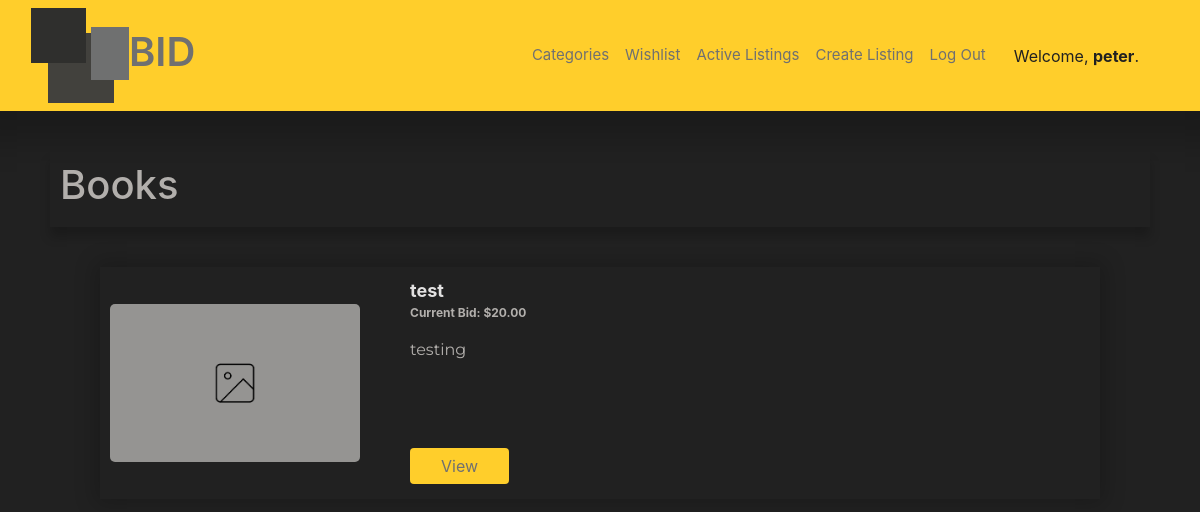
The app's page /1/results (signed in) with its own data.
### auctions/models.py (models this page shows, shortened)
class User(AbstractUser):
    pass

class categories(models.Model):
    category = models.CharField(max_length=200)
    def __str__(self):
        return self.category

class auctionListings(models.Model):
    title = models.CharField( null=True, max_length=80)
    description = models.TextField(null=True, max_length=4000)
    startingPrice = models.FloatField(null=True,)
    imgUrl = models.URLField(max_length=200, null=True, blank=True)
    category = models.ForeignKey(categories, on_delete=models.CASCADE, null=True, related_name='all_listings')
    user = models.ForeignKey(User, null=True, on_delete=models.PROTECT, related_name='my_listings')
    topBid = models.FloatField(null=True, blank=True,)
    buyer = models.ForeignKey(User, null=True, blank=True, max_length=80, on_delete=models.PROTECT, related_name='bought_listings')
    status = models.BooleanField(null=True, default=True)
    watchers = models.ManyToManyField(User, blank=True, related_name='watching')

### auctions/views.py (the view)
# urls.py: path("<int:category>/results", views.category_results, name='category_results'),
def category_results(request, category):
    category_title = categories.objects.get(pk=category)
    allListings = auctionListings.objects.filter(category=category, status=True).all()
    if allListings:
        return render(request, 'auctions/category.html',{
        'listings': allListings,
        'category_title': category_title
        })
    else:
        return render(request, 'auctions/category.html',{
        'message': 'Sorry, no listings under this Category'
        })

### auctions/templates/auctions/category.html
{% extends 'auctions/layout.html' %}
{% load static %}
{%block body %}
    <div class='page-title'>
        <h1>{{category_title}}</h1>
    </div>
    {% if message %}
        <div class="message-container">
            <h3>{{ message }}</h3>
        </div>
    {%else%}
        <div class= 'active-listings'>
            {% for listing in listings %}
                <div class='listing-item'>
                    {%if listing.imgUrl is None %}
                    <div class='listing-img'>
                        <img  src="{% static 'auctions/assets/img-placeholder.png' %}" alt='Listed Item'>
                    </div>
                    {% else %}
                        <div class='listing-img'>
                        <img  src='{{listing.imgUrl}}' alt='Listed Item'>
                    </div>
                    {% endif %}
                    <div class='listing-details'>
                        <div class='listing-title'><strong>{{listing.title}}</strong></div>
                        {% if listing.topBid is None %}
                            <div class='listing-price'>
                                <strong><p>Current Bid: ${{listing.startingPrice|floatformat:2}}</p></strong>
                            </div>
                        {% else %}
                            <div class='listing-price'>
                            <strong><p>Current Bid: ${{listing.topBid|floatformat:2}}</p></strong>
                        </div>
                        {% endif %}
                        <div class='listing-description'>
                            <p>{{ listing.description|truncatechars:190 }}<p>
                        </div>
                        <a href="{% url 'listing_page' listing.id %}">
                            <button class='btn view-btn' type='submit'>View</button>
                        </a>
                    </div>
                </div>
            {%endfor%}
        </div>
    {%endif%}
{% endblock %}

### auctions/templates/auctions/layout.html (shortened to what this page needs)
{% load static %}
<!DOCTYPE html>
<html lang="en">
    <head>
        <link rel="stylesheet" href="https://stackpath.bootstrapcdn.com/bootstrap/4.4.1/css/bootstrap.min.css">
        <link href="{% static 'auctions/styles.css' %}" rel="stylesheet">
    </head>
    <body>
        <nav class="navbar navbar-expand-lg navbar-light bg-light">
            <div class="container-fluid">
                <div class='logo-container'>
                    <div class='logo-item'>
                        <a href="{% url 'index' %}">
                        <img src="{% static 'auctions/assets/Bid-Logo.png' %}" alt='Brand Logo'></img></a>
                    </div>
                    <div class='logo-item'>
                        <a href="{% url 'index' %}"><h1>BID</h1></a>
                    </div>
                </div>
                <div class="collapse navbar-collapse navbar-selects" id="navbarSupportedContent">
                    <ul class="navbar-nav me-auto mb-2 mb-lg-0">
                         <li class="nav-item">
                        <a class="nav-link" href="{% url 'category_search' %}">Categories</a>
                        </li>
                         <li class="nav-item">
                        <a class="nav-link" href="{% url 'wishlist' %}">Wishlist</a>
                        </li>
                        <li class="nav-item">
                        <a class="nav-link" href="{% url 'index' %}">Active Listings</a>
                        </li>
                        {% if user.is_authenticated %}
                            <li class="nav-item">
                                <a class="nav-link" href="{% url 'create_listing' %}">Create Listing</a>
                            </li>
                            <li class="nav-item">
                                <a class="nav-link" href="{% url 'logout' %}">Log Out</a>
                            </li>
                        {% else %}
                            <li class="nav-item">
                                <a class="nav-link" href="{% url 'login' %}">Login</a>
                            </li>
                        {% endif %}
                        <li class='nav-item sign-in-message'>
                            {% if user.is_authenticated %}
                                Welcome, <strong>{{ user.username }}</strong>.
                            {% else %}
                                <strong>Not signed in.</strong>
                            {% endif %}
                        </li>
                    </ul>
                </div>
            </div>
        </nav>
        {% block body %}
        {% endblock %}
    </body>
</html>

### auctions/static/auctions/styles.css (style rules this page uses)
body { background: #212121; color: #B2AFAC; }
.page-title { margin: 0 50px; padding: 10px; box-shadow: 0 10px 10px 0px rgba(0,0,0,.2); }
.bg-light { background-color: #FFCE2B!important; }
.btn { padding: 5px 30px!important; margin-bottom: 20px; background: #FFCE2B!important; color: #707070!important; }
.logo-item a h1 { font-weight: 600; }
.logo-container { display: flex; align-items: center; }
.logo-item a { color: #707070; text-decoration: none; }
.navbar { margin-bottom: 40px; box-shadow: 0 0 30px 30px rgba(0,0,0,.2); }
.navbar-brand h1, .nav-link { color: #707070; }
.navbar-selects { display: flex; justify-content: flex-end; margin-right: 50px; }
.nav-link { color: #707070!important; font-size: 15px; }
.sign-in-message { color: #212121; position: relative; top: 8px; left: 20px; }
.active-listings { margin: 40px 100px; display: flex; flex-direction: column; }
.listing-description { font-family: 'Montserrat', sans-serif; width: 400px; height: 90px; }
.listing-item { display: flex; padding: 10px; box-shadow: 0 0 20px 5px rgba(0,0,0,.2); margin-bottom: 30px; }
.listing-details { margin-left: 50px; }
.listing-img { align-self: center; }
.listing-img img { max-width: 250px; border-radius: 5px; }
.listing-price { font-size: 12px; }
.listing-title { font-size: 18px; color: rgb(226, 225, 225); }
.view-btn { margin: 20px 0 5px 0; }

### records on screen
User: username "peter"
categories: category "Books"
auctionListings: title "test", startingPrice "20.00", description "testing"
